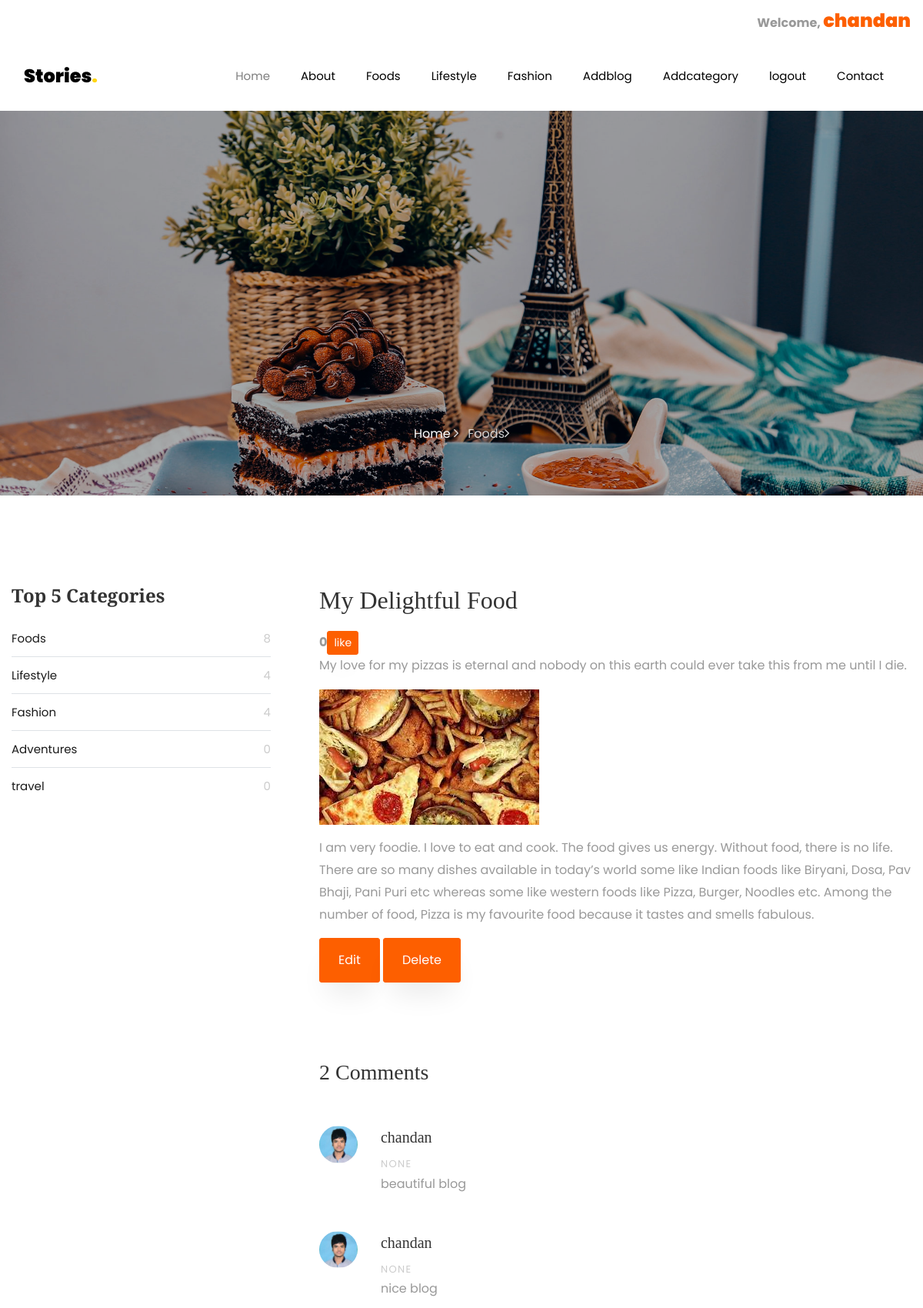
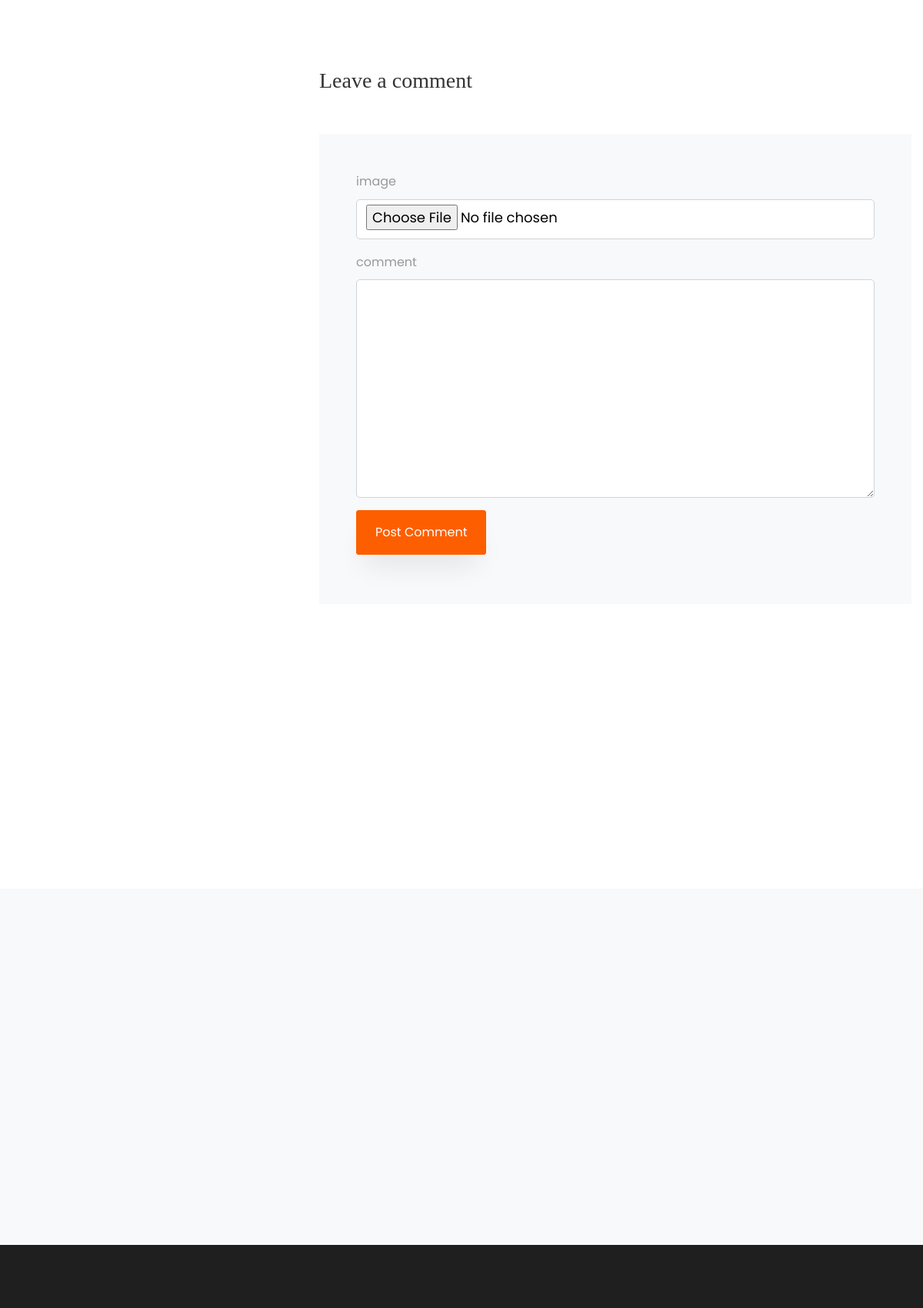
The app's page /blog_detail/18/ (signed in, upper part) with its own data (2 pictures, top to bottom).
### blog/models.py (models this page shows, shortened)
class Blog(models.Model):
    cat=models.ForeignKey(category,on_delete=models.CASCADE,null=True)
    usr=models.ForeignKey(User,on_delete=models.CASCADE,null=True)
    title=models.CharField(max_length=100,null=True)
    sdes=models.TextField(null=True)
    long_des = models.TextField(null=True)
    images=models.FileField(null=True)
    date = models.DateField(null=True)

class category(models.Model):
    name=models.CharField( max_length=100,null=True)

class user_comment(models.Model):
    blogdata=models.ForeignKey(Blog,on_delete=models.CASCADE)
    usr=models.ForeignKey(User, on_delete=models.CASCADE, null=True)
    comment=models.TextField(null=True)
    date=models.DateField(null=True)
    images=models.FileField(null=True)

### blog/views.py (the view, shortened to what this page needs)
# urls.py: path('blog_detail/<int:bid>/',blog_detail,name='blog_detail'),
def blog_detail(request,bid):
    allcat=category.objects.all()
    allcat=allcat[0:5]
    blog_data=Blog.objects.get(id=bid)
    comment_data=user_comment.objects.filter(blogdata=blog_data)
    comment_data=comment_data[ : :-1]
    comment_data=comment_data[ :6]
    allblog = Blog.objects.all()
    allblog = allblog[::-1]
    last_four_blog = allblog[2:6]
    d={"blog_data":blog_data,"comment_data":comment_data,"allcat":allcat,"recent_blog":last_four_blog}
    return render(request,'blog_detail.html',d)

### blog/templates/blog_detail.html (shortened to what this page needs)
{% extends 'base.html' %}
	{% load static %}
	{% block body %}
{% if blog_data.cat.name == 'Foods' %}
    <section class="hero-wrap hero-wrap-2" style="background-image: url({% static 'images/bg_4.jpg' %});">
       <div class="overlay"></div>
      <div class="container">
        <div class="row no-gutters slider-text align-items-end justify-content-center">
          <div class="col-md-9 ftco-animate pb-5 text-center">
            <p class="breadcrumbs"><span class="mr-2"><a href="index.html">Home <i class="ion-ios-arrow-forward"></i></a></span> <span>{{blog_data.cat.name}}<i class="ion-ios-arrow-forward"></i></span></p>
          </div>
        </div>
      </div>
    </section>
      {% endif %}
		<section class="ftco-section">
      <div class="container">
        <div class="row">
          <div class="col-lg-8 order-lg-last ftco-animate">
            <h2 class="mb-3">{{blog_data.title}}</h2>
            <b class="text-blod"> {{blog_data.like_blog_set.count}}</b><a  href="{% url 'blog_like' blog_data.id %}"><button class="btn btn-primary btn-sm" class="button-sm" >like</button></a>
            <p>{{blog_data.sdes}}</p>
            <p>
              <img src="{{blog_data.images.url}}" alt="" class="img-fluid">
            </p>
            <p>{{blog_data.long_des}}</p>
            {% if request.user == blog_data.usr %}
            <a href="{% url 'edit_blog' blog_data.id %}"><button class="btn py-3 px-4 btn-primary"> Edit </button></a>
            {% endif %}
             {% if request.user == blog_data.usr or request.user.is_staff %}
            <a href="{% url 'delete_blog' blog_data.id %}"><button class="btn py-3 px-4 btn-primary"> Delete</button></a>
            {% endif %}
            <div class="pt-5 mt-5">
              <h3 class="mb-5">{{blog_data.user_comment_set.count}} Comments</h3>
              <ul class="comment-list">
                {% for i in comment_data %}
                <li class="comment">
                  <div class="vcard bio">
                    <img src="{{i.images.url}}" alt="Image placeholder">
                  </div>
                  <div class="comment-body">
                    <h3>{{i.usr.first_name}}</h3>
                    <div class="meta">{{i.date}}</div>
                    <p>{{i.comment}}</p>
                  </div>
                </li>
                {% endfor %}
              </ul>
              {% if request.user.is_authenticated %}
              <div class="comment-form-wrap pt-5">
                <h3 class="mb-5">Leave a comment</h3>
                <form action="" class="p-5 bg-light" method="post" enctype="multipart/form-data">
                  <div class="form-group">
                    <label for="name">image</label>
                    <input type="file" class="form-control" id="name" name="img">
                  </div>
                  <div class="form-group" name="comment">
                    <label for="message">comment</label>
                    <textarea  id="message" cols="30" rows="10" class="form-control" name="comment"></textarea>
                  </div>
                  <div class="form-group">
                    <input type="submit" value="Post Comment" class="btn py-3 px-4 btn-primary">
                  </div>
                </form>
              </div>
              {%  endif %}
            </div>
          </div>
          <div class="col-lg-4 sidebar pr-lg-5 ftco-animate">
            <div class="sidebar-box ftco-animate">
              <ul class="categories">
                <h3 class="heading mb-4"> Top 5 Categories</h3>
                {% for i in allcat %}
                <li><a href="#">{{i.name}} <span>{{i.blog_set.count}}</span></a></li>
                {% endfor %}
              </ul>
            </div>
          </div>
        </div>
      </div>
    </section>
	{% endblock %}

### blog/templates/base.html (shortened to what this page needs)
<!DOCTYPE html>
<html lang="en">
  <head>
	  {% load static %}
    <link rel="stylesheet" href="{% static 'css/open-iconic-bootstrap.min.css' %}">
    <link rel="stylesheet" href="{% static 'css/animate.css' %}">
    <link rel="stylesheet" href="{% static 'css/owl.carousel.min.css' %}">
    <link rel="stylesheet" href="{% static 'css/owl.theme.default.min.css' %}">
    <link rel="stylesheet" href="{% static 'css/magnific-popup.css' %}">
    <link rel="stylesheet" href="{% static 'css/aos.css' %}">
    <link rel="stylesheet" href="{% static 'css/ionicons.min.css' %}">
    <link rel="stylesheet" href="{% static 'css/flaticon.css' %}">
    <link rel="stylesheet" href="{% static 'css/icomoon.css' %}">
    <link rel="stylesheet" href="{% static 'css/style.css' %}">
  </head>
  <body>
  {% if user.is_authenticated %}
  <div class="top-header">
    <div class="row">
      <div class="col-lg-12 text-right text-lg-right">
        <ul class="navbar-nav ml-auto">
          <div style="text-align:right;" >
         <li class="list-inline-item-last" style="text-align:right;"> <b>Welcome, </b><a  class="navbar-brand" href="{% url 'dashboard' 'MyBlog' %}">{{request.user.first_name}}</a></li>
          </div>
        </ul>
      </div>
    </div>
  </div>
  {% endif %}
	  <nav class="navbar navbar-expand-lg navbar-dark bg-dark ftco-navbar-light" id="ftco-navbar">
	    <div class="container">
	      <a class="navbar-brand" href="index.html">Stories<span>.</span></a>
	      <div class="collapse navbar-collapse" id="ftco-nav">
	        <ul class="navbar-nav ml-auto">
	          <li class="nav-item active"><a href="{% url 'home' %}" class="nav-link">Home</a></li>
	          <li class="nav-item"><a href="{% url 'about' %}" class="nav-link">About</a></li>
	          <li class="nav-item"><a href="{% url 'foods' 1 %}" class="nav-link">Foods</a></li>
	          <li class="nav-item"><a href="{% url 'lifestyle' 2 %}" class="nav-link">Lifestyle</a></li>
               <li class="nav-item"><a href="{% url 'fashion' 3 %}" class="nav-link">Fashion</a></li>
              <li class="nav-item"><a href="{% url 'add_blog' %}" class="nav-link">Addblog</a></li>
              {% if request.user.is_staff %}
              <li class="nav-item"><a href="{% url 'add_category' %}" class="nav-link">Addcategory</a></li>
              {% endif %}
                 {% if request.user.is_authenticated %}
              <li class="nav-item"><a href="{% url 'logout' %}" class="nav-link">logout</a></li>
                {% endif %}
	          <li class="nav-item"><a href="{% url 'contact' %}" class="nav-link">Contact</a></li>
	        </ul>
	      </div>
	    </div>
	  </nav>
  {% block body %}
  {% endblock %}
  <section class="ftco-subscribe ftco-section bg-light">
      <div class="overlay">
        <div class="container">
          <div class="row d-flex justify-content-center">
          </div>
        </div>
      </div>
    </section>
    <footer class="ftco-footer ftco-footer-2 ftco-section">
    </footer>
  </body>
</html>

### records on screen
Blog: cat.name "Foods", title "My Delightful Food", like_blog_set.count "0", sdes "My love for my pizzas is eternal and nobody on this earth could ever take this from me until I die.", images (picture), long_des "I am very foodie. I love to eat and cook. The food gives us energy. Without food, there is no life. There are so many dishes available in today’s world some like Indian foods like Biryani, Dosa, Pav Bhaji, Pani Puri etc whereas some like western foods like Pizza, Burger, Noodles etc. Among the number of food, Pizza is my favourite food because it tastes and smells fabulous.", user_comment_set.count "2"
user_comment: images (picture), usr.first_name "chandan", date "NONE", comment "beautiful blog"
user_comment: images (picture), usr.first_name "chandan", date "NONE", comment "nice blog"
category: name "Foods", blog_set.count "8"
category: name "Lifestyle", blog_set.count "4"
category: name "Fashion", blog_set.count "4"
category: name "Adventures", blog_set.count "0"
category: name "travel", blog_set.count "0"

### other values on screen
{{ request.user.first_name }} "chandan"
